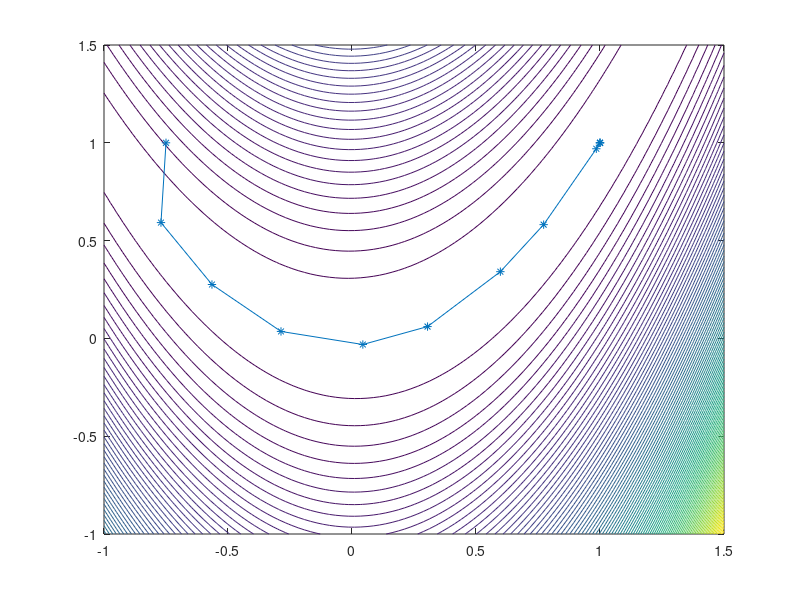

The MATLAB script that drew this image:
x0 = -3/4;
y0 = 1;

m_iteration=10000;
x=zeros(2,m_iteration+1);
gradient=zeros(2,1);
record_lost = [];
record_1 = [];
record_2 = [];
alpha = 0.3;
beta = 0.5;
for i =1:m_iteration
    if(i==1)
        x(1,i)=x0;
        x(2,i)=y0;
    end
    gradient(1) = -400*x(1,i)*(x(2,i)-x(1,i)^2) - 2*(1-x(1,i));
    gradient(2) = 200*(x(2,i)-x(1,i)^2);
    hessian = zeros(2,2);
    hessian1_1 = -400*(x(2,i)-3*x(1,i)^2)+2;
    hessian1_2 = -400*x(1,i);
    hessian2_1 = -400*x(1,i);
    hessian2_2 = 200;
    hessian(1,1) = hessian1_1; hessian(1,2) = hessian1_2;
    hessian(2,1) = hessian2_1; hessian(2,2) = hessian2_2;
    direction=-inv(hessian)*gradient;
    
    if(sqrt(gradient'*gradient)<10^-8)
        break;
    end
    
    step = 1;
    t = (sqrt(5)-1)/2;
    
    s=0.01;
    last_s=0.01;
    possible_a=0.01;
    while(true)
       s=s*1.1; 
       new_point=x(:,i)+s*direction;
       last_point=x(:,i)+last_s*direction;
       new_value=100*(new_point(2)-new_point(1)^2)^2 + (1-new_point(1))^2;
       old_value=100*(last_point(2)-last_point(1)^2)^2 + (1-last_point(1))^2;
       if(new_value>old_value)
            b=s;
            a=possible_a;
            break; 
       end
       last_s=s;
       possible_a=last_s;
    end
    
    p = a + (1-t)*(b-a); q = a + t*(b-a);
    x1_new1 = x(1,i) + direction(1) * p;
    x2_new1 = x(2,i) + direction(2) * p;
    x1_new2 = x(1,i) + direction(1) * q;
    x2_new2 = x(2,i) + direction(2) * q;
    phip = 100*(x2_new1 - x1_new1^2)^2 + (1-x1_new1)^2;
    phiq = 100*(x2_new2 - x1_new2^2)^2 + (1-x1_new2)^2;
    while(1)
        if phip<= phiq
            if (abs(b-a)>0.01) || (abs(phib-phia)>0.01)
                b = q; phib = phiq; phiq = phip;
                q = p;
                p = a + (1-t)*(b-a);
                x1_new1 = x(1,i) + direction(1) * p;
                x2_new1 = x(2,i) + direction(2) * p;
                phip = 100*(x2_new1 - x1_new1^2)^2 + (1-x1_new1)^2;
            else 
                break;
            end
        else
            if (abs(b-a)>0.01) || (abs(phib-phia)>0.01)
                a = p; phia = phip; phip = phiq;
                p = q;
                q = a + t*(b-a);
                x1_new2 = x(1,i) + direction(1) * q;
                x2_new2 = x(2,i) + direction(2) * q;
                phiq = 100*(x2_new2 - x1_new2^2)^2 + (1-x1_new2)^2;
            else
                break;
            end
        end
    end
    step = b;
    
    record_1 = [record_1 x(1,i)];
    record_2 = [record_2 x(2,i)];
    lost = log((x(1,i)-1)^2 + (x(2,i)-1)^2);
    record_lost = [record_lost lost];
    x(:,i+1)=x(:,i)+step*direction;
end

%
x = linspace(-1,1.5);
y = linspace(-1,1.5);
[X,Y] = meshgrid(x,y);
v = 100*(Y-X.^2).^2+(1-X).^2;
contour(X,Y,v,100);
hold;
Xplot=1:i-1;
plot(record_1,record_2,'-*');

